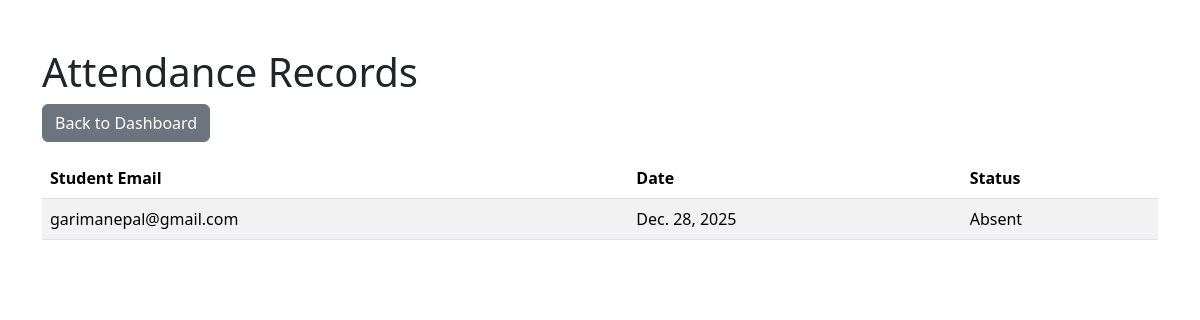
The app's page /campus/student/attendance/ (signed in) with its own data.
### campus/models.py (models this page shows, shortened)
class Attendance(models.Model):
    student = models.ForeignKey(settings.AUTH_USER_MODEL, related_name='student_attendance', limit_choices_to={'role': 'student'}, on_delete=models.CASCADE)
    teacher = models.ForeignKey(settings.AUTH_USER_MODEL, related_name='teacher_attendance', limit_choices_to={'role': 'teacher'}, on_delete=models.CASCADE, null=True, blank=True)
    date = models.DateField(auto_now_add=True)
    present = models.BooleanField(default=True)

### users/models.py (models this page shows, shortened)
class CustomUser(AbstractUser):
    ROLE_CHOICES = (
        ('student', 'Student'),
        ('teacher', 'Teacher'),
        ('admin', 'Admin'),
    )
    email = models.EmailField(unique=True)
    phone_number = models.CharField(max_length=15, blank=True, null=True)
    role = models.CharField(max_length=20, choices=ROLE_CHOICES, default='student')
    USERNAME_FIELD = 'email'
    REQUIRED_FIELDS = []
    objects = CustomUserManager()

### campus/views.py (the view)
# urls.py: path('student/attendance/', view_my_attendance, name='view_my_attendance'),
@login_required
@student_required
def view_my_attendance(request):
    attendance_records = Attendance.objects.filter(student=request.user).order_by('-date')
    return render(request, 'campus/view_attendance.html', {'attendance_records': attendance_records})

### campus/views.py (called while the page is built)
def student_required(function):
    return user_passes_test(lambda u: u.role == 'student' and u.is_authenticated)(function)

### myproject/context_processors.py (called while the page is built)
def college_context(request):  # Adjust name to match your setup
    return {
        'college_info': CollegeInfo.objects.first(),
        'events': Event.objects.all(),
    }

### campus/templates/campus/view_attendance.html (shortened to what this page needs)
<!DOCTYPE html>
<html lang="en">
<head>
    <link href="https://cdn.jsdelivr.net/npm/bootstrap@5.3.3/dist/css/bootstrap.min.css" rel="stylesheet">
</head>
<body>
    <div class="container mt-5">
        <h1>Attendance Records</h1>
        {% if request.user.role == 'student' %}
        <a href="{% url 'student_dashboard' %}" class="btn btn-secondary mb-3">Back to Dashboard</a>
        {% elif request.user.role == 'teacher' %}
        <a href="{% url 'teacher_dashboard' %}" class="btn btn-secondary mb-3">Back to Dashboard</a>
        {% else %}
        <a href="{% url 'admin_dashboard' %}" class="btn btn-secondary mb-3">Back to Dashboard</a>
        {% endif %}
        {% if attendance_records %}
        <table class="table table-striped">
            <thead>
                <tr>
                    <th>Student Email</th>
                    <th>Date</th>
                    <th>Status</th>
                </tr>
            </thead>
            <tbody>
                {% for record in attendance_records %}
                <tr>
                    <td>{{ record.student.email }}</td>
                    <td>{{ record.date }}</td>
                    <td>{{ record.present|yesno:"Present,Absent" }}</td>
                </tr>
                {% endfor %}
            </tbody>
        </table>
        {% else %}
        <p>No attendance records found for the selected role.</p>
        {% endif %}
    </div>
</body>
</html>

### records on screen
Attendance: student.email "garimanepal@gmail.com", date "Dec. 28, 2025", present "Absent"
